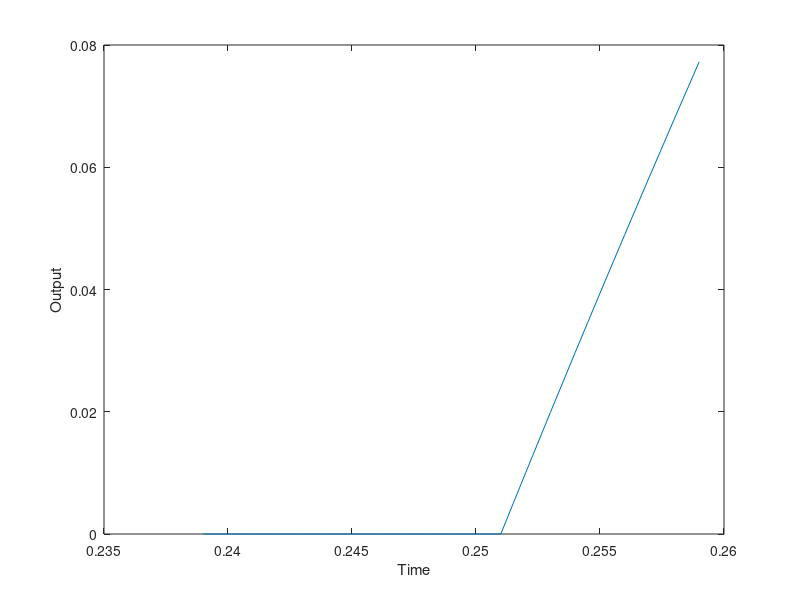

Source code (MATLAB):
%%%%%%%%%%%%%%%%%%%%%%%%%%%%%%%%%%%%%%%%%%%%%%%%%%%%%%%%%%%%%%%
% Simulating a Differential Equation.

% We want to solve (numerically) the following differential
% equation:
%
%    tau dy/dt + y(t) - x(t) = 0
%
% where x(t) is the input, y(t) is the output, and tau is the
% time constant that determines the behavior of the system
%
% To do this, we discretize time and rewrite the equation as a
% finite difference equation:
%
%    tau deltaY[i]/deltaT + y[i] - x[i] = 0
%
% where i is an integer index that corresponds to discrete time
% intervals, and where
%
%    y[i+1] = y[i] + deltaY[i]
%    
% Then with a little bit of algebra, we write:
%
%    y[i+1] = y[i] + (deltaT/tau) (x[i] - y[i])

% First we need to define deltaT (the time step)
deltaT=1e-3;				% 1e-3 secs = 1 msec

% Next we need to define the range of times for the simulation,
% and the indices for the discrete time samples:
times=[0:deltaT:1];			% 1 sec simulation
indices=[1:length(times)];

% Next we need to define a discretely sampled input.  I'll make
% two different inputs, one a sinusoid, and the other a step.
% First, the step.

% Initialize it to zeros:
step=zeros(size(indices));
% Set values after the first 1/4 sec to ones:
step(times>.25)=ones(size(step(times>.25)));
% Plot it:
plot(times,step);
xlabel('Time')
ylabel('Input')

% Next the sinusoid:
frequency=4; 				% 4 Hz
sine=sin(2*pi*frequency*times);
plot(times,sine);
xlabel('Time')
ylabel('Input')

% Now that we have some inputs to work with, we need to specify
% the time constant parameter.
tau=0.1					% 100 msec

% Finally, we need to specify the initial condition:
y(1)=0;

% Then we choose one of the two inputs, and iterate through time,
% updating y as we go:
x=step;
for i=[1:length(times)-1]
  y(i+1) = y(i) + (deltaT/tau) * (x(i) - y(i));
end
% Plot it:
plot(times,y);
xlabel('Time')
ylabel('Output')

% You can plot a segment of the output with:
segment=[240:260];
plot(times(segment),y(segment));
xlabel('Time')
ylabel('Output')

% Here are some things for you to do:
%
% - Try the sinusoidal input.
%
% - Try changing the time constant tau to make it a bit longer or
%   a bit shorter.
%
% - Try making tau really short?  Specifically, set tau to .5
%   msec and run the step input.  Then try making tau even shorter,
%   e.g., tau=.1 msec.  Why does the simulation behave this way?
%
% - Now fix the time constant at some reasonable value, and run a
%   bunch of sinusoidal inputs with different frequencies.  What
%   happens and why?
